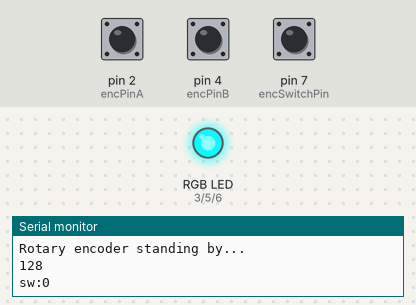
Simulated run of this sketch. Board: Arduino Uno, built with avr-gcc and run on an emulated ATmega328P. Parts: an RGB LED mixed from three pins (HIGH = lit), the last lines printed to the serial monitor. The test bench sets the inputs (shaded band); at power-on: pin 7 (encSwitchPin) LOW, pin 2 (encPinA) HIGH, pin 4 (encPinB) HIGH.

Above: at 1.2 s.
1.3 s: pin 7 (encSwitchPin) pulled HIGH for 0.15 s
At 2.0 s:
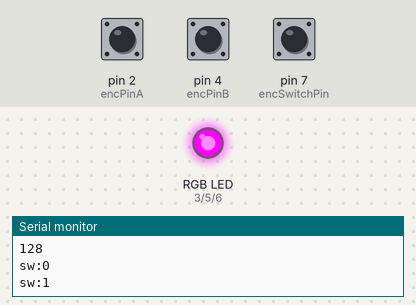
2.9 s: pin 7 (encSwitchPin) pulled HIGH for 1 s
At 4.5 s:
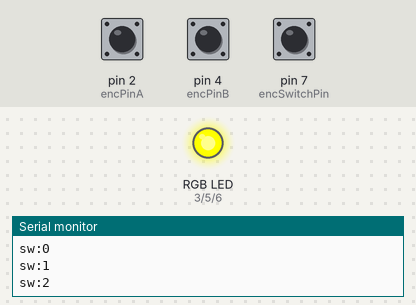
5.4 s: pin 7 (encSwitchPin) pulled HIGH for 0.15 s
At 6.3 s:
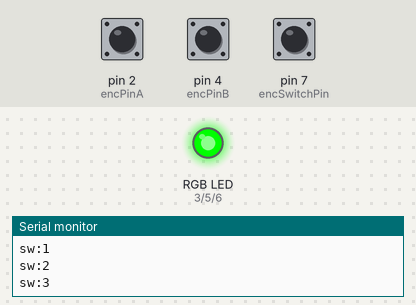
7.0 s: pin 7 (encSwitchPin) pulled HIGH for 3.2 s
At 10.5 s:
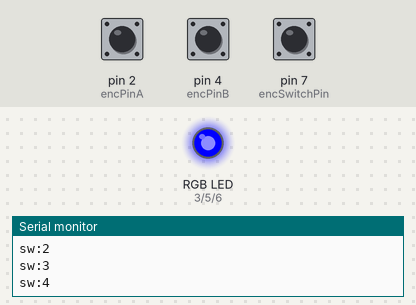
11.7 s: pin 7 (encSwitchPin) pulled HIGH for 0.15 s
At 12.3 s:
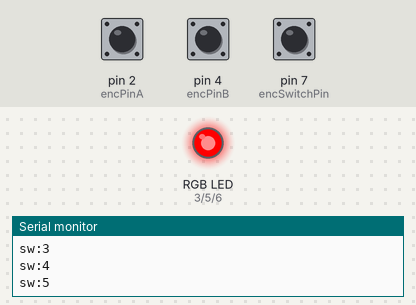
13.3 s: pin 7 (encSwitchPin) pulled HIGH for 1 s
At 14.8 s:
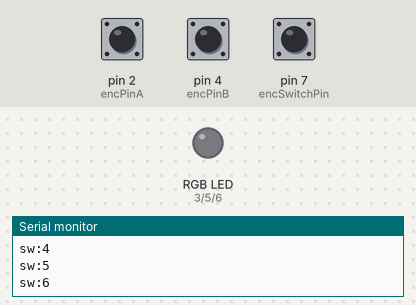
Timing chart, 0 to 16.3 s (numbered marks = the images above; inputs shaded):
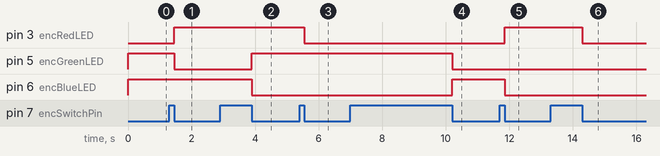

The sketch:

sparkfun_rgb.ino
```cpp
/*
Arduino Hardware - SparkFun RGB Rotary Encoder

Lyndon Kroker, 23-Nov-2014

This code has very nice stable output and there is no need for any kind of
hardware debounce.  All of the variables and constants begin with "enc".
This should make it easier to include the code into an existing sketch.
Two encoders could be supported by changing the "enc" part of the variable
name to "enc1" and "enc2".  Copy the existing encProcess() function and
rename it to something like enc2process().  Add the required constant and
varibles to the beginning of the sketch and don't forget to update the
varible names in your new function.

If you change the pins and still want all of the sample colors to work,
don't forget to use pins that have PWM output capability.

This example uses the ATmega's interal pullup resistors so you don't need
to connect any resistors to the A or B pins of the encoder.  Connect the
C (Common) pin directly to GND.  When the encoder is at rest, both pin A
and B are HIGH.

I used 330 Ohm resistors for the encoders LEDs and a 10K pulldown resistor
for the pushbutton switch.  (The pushbutton switch will output 5V when
pushed).  The switch is not designed to drive a load so don't connect any
load directly to it.  Use a transistor or MOSFET.

This code was based on code originally written by TETRASTYLE (Aug.7.2012).
Project page: http://dev.tetrastyle.net/2012/08/blog-post.html
Original code: http://djgj.sub.jp/TETRASTYLE/arduino/rot_enc_rgb.txt

*/


/* constants and variables */
const int encPinA = 2;         // input pins
const int encPinB = 4;         //
const int encSwitchPin = 7;    //

const int encRedLED = 3;       // output pins
const int encGreenLED = 5;     //
const int encBlueLED = 6;      //

const int encRight = 1;            // don't change these values
const int encLeft = 2;             //
const int encNoChange = 3;         //
int encValueA = 0;                 //
int encValueB = 0;                 //
int encDirection = encNoChange;    //

int encValue = 128;      // this is the starting value
int encMode = 0;         // this is the starting color mode (red)
int encOldValue = -1;    //
int encOldMode = -1;     //

const int encMinValue = 0;      // change these if you wish
const int encMaxValue = 255;    //
const int encStep = 1;          //


/* program setup */
void setup() {

  pinMode(encPinA, INPUT_PULLUP);    // active LOW logic
  pinMode(encPinB, INPUT_PULLUP);    // active LOW logic
  pinMode(encSwitchPin, INPUT);      // active HIGH logic (not pullup)

  Serial.begin(57600);
  Serial.println("Rotary encoder standing by...");
}


/* main program */
void loop() {

  encProcess();                    // check for encoder rotation
  encSwitchProcess();              // check for button push

  if(encValue != encOldValue) {    // encoder rotation actions
    Serial.println(encValue);
    encOldValue = encValue;
  }

  if(encMode != encOldMode) {      // button push actions
    Serial.print("sw:");
    Serial.println(encMode);
    ledProcess();
    encOldMode = encMode;
  }
}


/* program functions */
void encProcess()
{
  encValueA = digitalRead(encPinA);    // read encoder pins
  encValueB = digitalRead(encPinB);    //
  delay(1);

  if(encValueA == HIGH && encValueB == HIGH) {    // normal resting condition //

    if(encDirection == encRight) {           // right turn detected on previous loop
      encValue += encStep;                   //
      if(encValue > encMaxValue) {           //
        encValue=encMaxValue;                //
      }                                      //
    } else if (encDirection == encLeft) {    // left turn detected on previous loop
      encValue -= encStep;                   //
      if(encValue < encMinValue) {           //
        encValue = encMinValue;              //
      }                                      //
    }                                        //

    encDirection = encNoChange;    // normal resting action //

  } else {

    if(encValueA == LOW) {        // right turn detected
      encDirection = encRight;    //
    }                             //
    if(encValueB == HIGH) {       // left turn detected
      encDirection = encLeft;     //
    }                             //

  }
}

void encSwitchProcess()
{
  if(digitalRead(encSwitchPin)) {
    delay(20);
    while(digitalRead(encSwitchPin)) {
      delay(1);
    }
    encMode++;      // increment the mode count
    encMode %=7;    // but don't go over 6
  }
}

void ledProcess()
{
  switch(encMode){
    case 0: //RED
      analogWrite(encRedLED,0);        // looks funny but remember,
      analogWrite(encGreenLED,255);    // we are using active LOW logic
      analogWrite(encBlueLED,255);     //
      break;
    case 1: //GREEN
      analogWrite(encRedLED,255);
      analogWrite(encGreenLED,0);
      analogWrite(encBlueLED,255);
      break;
    case 2: //BLUE
      analogWrite(encRedLED,255);
      analogWrite(encGreenLED,255);
      analogWrite(encBlueLED,0);
      break;
    case 3: //PINK
      analogWrite(encRedLED,0);
      analogWrite(encGreenLED,255);
      analogWrite(encBlueLED,0);
      break;
    case 4: //YELLOW
      analogWrite(encRedLED,0);
      analogWrite(encGreenLED,0);
      analogWrite(encBlueLED,255);
      break;
    case 5: //SKY BLUE
      analogWrite(encRedLED,255);
      analogWrite(encGreenLED,0);
      analogWrite(encBlueLED,0);
      break;
    case 6: //WHITE
      analogWrite(encRedLED,0);
      analogWrite(encGreenLED,0);
      analogWrite(encBlueLED,0);
      break;
    default: //OFF
      analogWrite(encRedLED,255);
      analogWrite(encGreenLED,255);
      analogWrite(encBlueLED,255);
      break;
  }
}
```

Measured:
- after the input at 1.3 s, pin 3 (encRedLED): LOW → HIGH after 0.15 s; pin 5 (encGreenLED): HIGH → LOW after 0.15 s
- after the input at 2.9 s, pin 5 (encGreenLED): LOW → HIGH after 1.0 s; pin 6 (encBlueLED): HIGH → LOW after 1.0 s
- after the input at 5.4 s, pin 3 (encRedLED): HIGH → LOW after 0.15 s
- after the input at 7.0 s, pin 5 (encGreenLED): HIGH → LOW after 3.2 s; pin 6 (encBlueLED): LOW → HIGH after 3.2 s
- after the input at 11.7 s, pin 3 (encRedLED): LOW → HIGH after 0.15 s; pin 6 (encBlueLED): HIGH → LOW after 0.15 s
- after the input at 13.3 s, pin 3 (encRedLED): HIGH → LOW after 1.0 s
